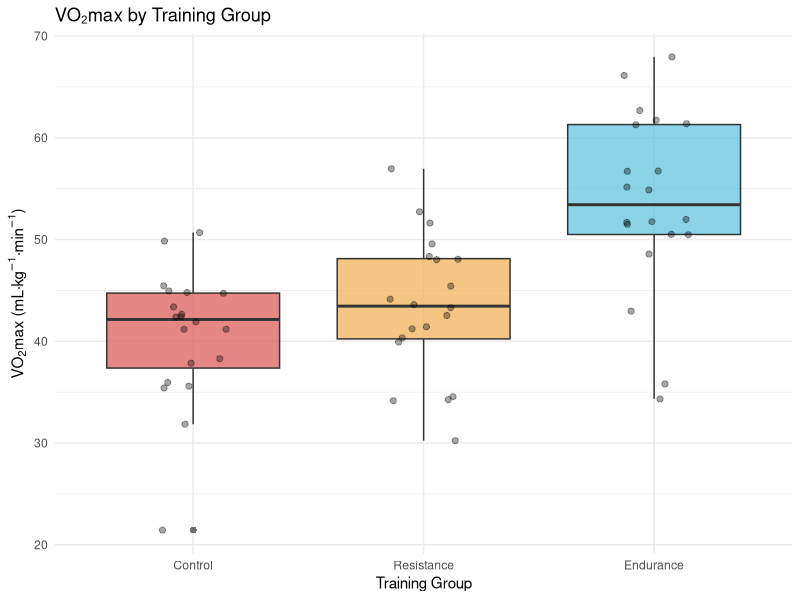
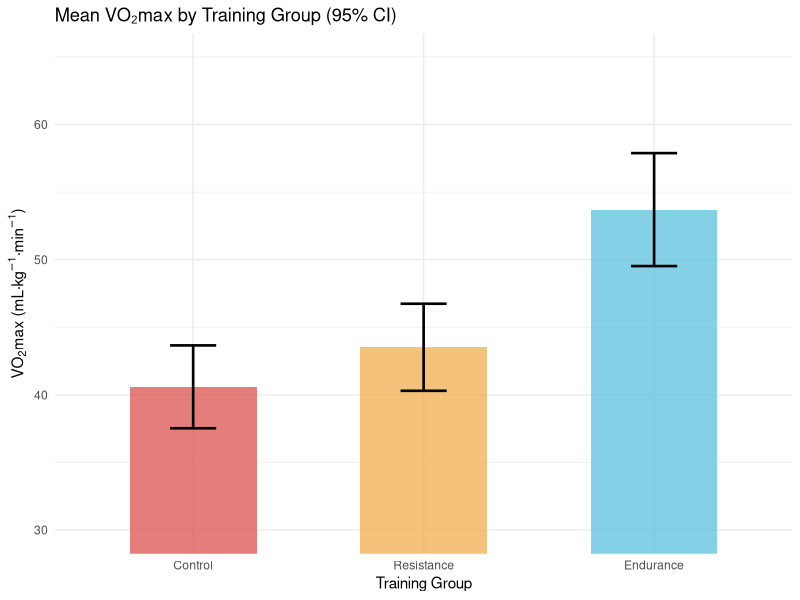

R code for these plots, in order:
## ---- chunk 1
#| label: fig-anova-boxplot
#| fig-cap: "VO₂max (mL·kg⁻¹·min⁻¹) across three training groups. Box plots display the median, interquartile range, and outliers for each group. Endurance training produced notably higher and more variable VO₂max values compared to resistance and control groups."
#| code-fold: true
#| warning: false
#| message: false

library(ggplot2)
set.seed(42)

n <- 20
vo2 <- data.frame(
  Group = factor(rep(c("Endurance", "Resistance", "Control"), each = n),
                 levels = c("Control", "Resistance", "Endurance")),
  VO2max = c(
    rnorm(n, mean = 52.4, sd = 6.8),  # Endurance
    rnorm(n, mean = 45.2, sd = 6.2),  # Resistance
    rnorm(n, mean = 40.6, sd = 6.4)   # Control
  )
)

ggplot(vo2, aes(x = Group, y = VO2max, fill = Group)) +
  geom_boxplot(alpha = 0.7, outlier.shape = 16, outlier.size = 2) +
  geom_jitter(width = 0.15, alpha = 0.35, size = 1.8) +
  scale_fill_manual(values = c("Control"   = "#d9534f",
                               "Resistance" = "#f0ad4e",
                               "Endurance"  = "#5bc0de")) +
  labs(x = "Training Group", y = expression(VO[2]*"max (mL·kg"^-1*"·min"^-1*")"),
       title = "VO₂max by Training Group") +
  theme_minimal() +
  theme(legend.position = "none")
## ---- chunk 2
#| label: fig-anova-errorbars
#| fig-cap: "Mean VO₂max (mL·kg⁻¹·min⁻¹) with 95% confidence intervals for each training group. Non-overlapping confidence intervals between the endurance and control groups strongly suggest a statistically significant difference."
#| code-fold: true
#| warning: false
#| message: false

library(ggplot2)
library(dplyr)

summary_vo2 <- vo2 %>%
  group_by(Group) %>%
  summarise(
    Mean = mean(VO2max),
    SD   = sd(VO2max),
    n    = n(),
    SE   = SD / sqrt(n),
    CI_lower = Mean - qt(0.975, df = n - 1) * SE,
    CI_upper = Mean + qt(0.975, df = n - 1) * SE
  )

ggplot(summary_vo2, aes(x = Group, y = Mean, fill = Group)) +
  geom_col(alpha = 0.75, width = 0.55) +
  geom_errorbar(aes(ymin = CI_lower, ymax = CI_upper),
                width = 0.2, linewidth = 0.9) +
  scale_fill_manual(values = c("Control"   = "#d9534f",
                               "Resistance" = "#f0ad4e",
                               "Endurance"  = "#5bc0de")) +
  labs(x = "Training Group", y = expression(VO[2]*"max (mL·kg"^-1*"·min"^-1*")"),
       title = "Mean VO₂max by Training Group (95% CI)") +
  coord_cartesian(ylim = c(30, 65)) +
  theme_minimal() +
  theme(legend.position = "none")
